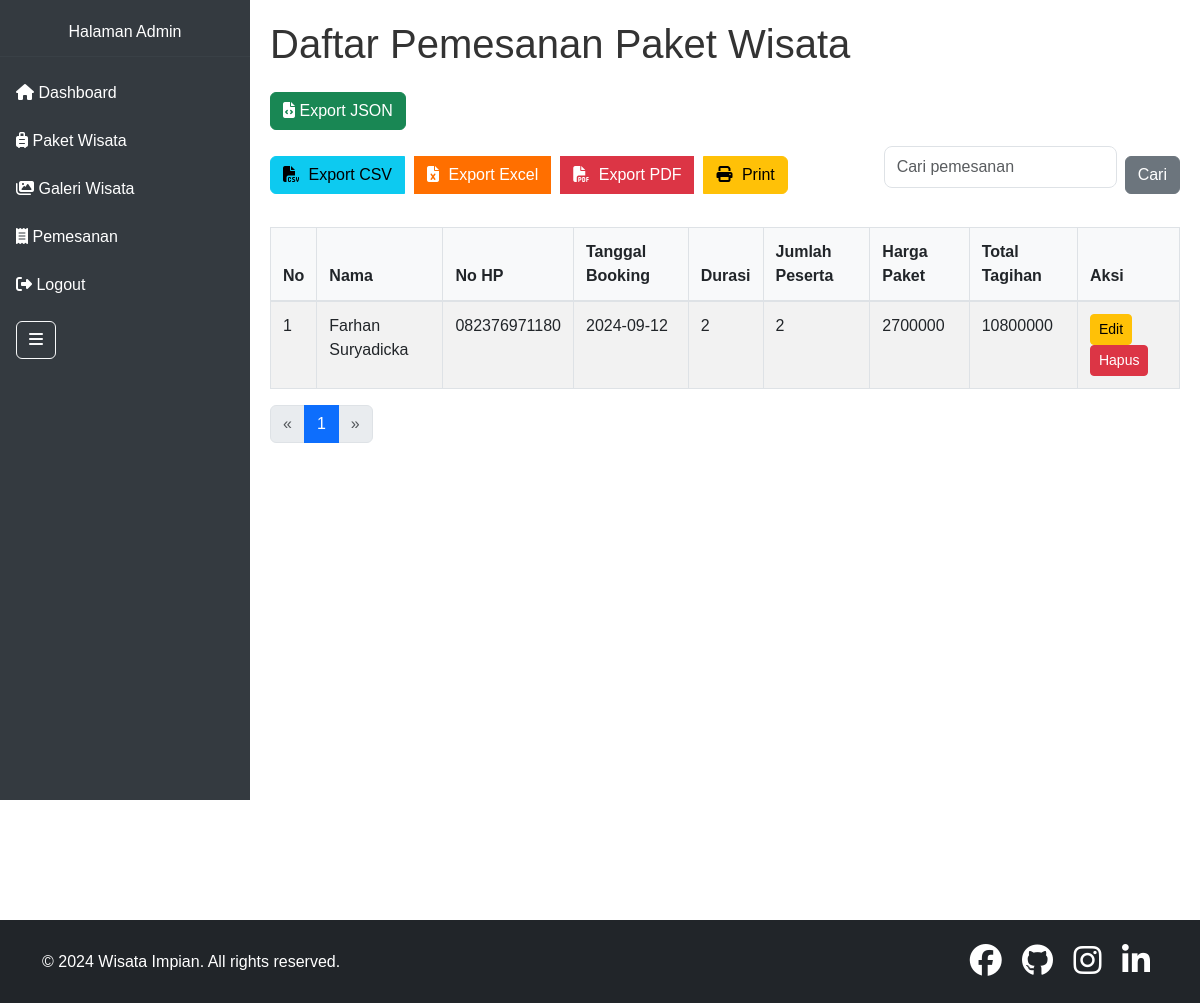
The app's page /pemesanan_index.php with its own data.
### tables this page shows
CREATE TABLE `pemesanan` (
  `id` int(11) NOT NULL,
  `nama` varchar(255) NOT NULL,
  `no_hp` varchar(20) NOT NULL,
  `tgl_booking` date NOT NULL,
  `durasi` int(11) NOT NULL,
  `jumlah` int(11) NOT NULL,
  `harga_paket` int(11) NOT NULL,
  `total_tagihan` int(11) NOT NULL
);

### pemesanan_index.php (the view, shortened to what this page needs)
<?php
include 'koneksi.php';
$limit = 5;
$page = isset($_GET['page']) ? (int)$_GET['page'] : 1;
$offset = ($page - 1) * $limit;
$i = $offset + 1;
?>
<div class="content-wrapper">
    <div class="d-flex justify-content-between align-items-center mb-3">
        <h1 class="text-center">Daftar Pemesanan Paket Wisata</h1>
    </div>
    <div class="d-flex justify-content-start mb-3">
        <a href="export_json.php" class="btn btn-success">
            <i class="fas fa-file-code"></i> Export JSON
        </a>
    </div>
    <div class="d-flex justify-content-between mb-4">
        <div class="btn-group" role="group" aria-label="Export options">
            <a href="export_csv.php" class="btn btn-info">
                <i class="fas fa-file-csv"></i> Export CSV
            </a>
            <a href="export_excel.php" class="btn btn-primary">
                <i class="fas fa-file-excel"></i> Export Excel
            </a>
            <a href="export_pdf.php" class="btn btn-danger">
                <i class="fas fa-file-pdf"></i> Export PDF
            </a>
            <a href="javascript:window.print()" class="btn btn-warning">
                <i class="fas fa-print"></i> Print
            </a>
        </div>
        <form class="d-flex" method="GET" action="">
            <input type="text" class="form-control me-2" name="search" placeholder="Cari pemesanan" value="<?php echo isset($_GET['search']) ? htmlspecialchars($_GET['search']) : ''; ?>">
            <button class="btn btn-secondary" type="submit">Cari</button>
        </form>
    </div>
    <table class="table table-striped">
        <thead>
            <tr>
                <th>No</th>
                <th>Nama</th>
                <th>No HP</th>
                <th>Tanggal Booking</th>
                <th>Durasi</th>
                <th>Jumlah Peserta</th>
                <th>Harga Paket</th>
                <th>Total Tagihan</th>
                <th>Aksi</th>
            </tr>
        </thead>
        <tbody>
            <?php
            $search = isset($_GET['search']) ? $_GET['search'] : '';
            $search = $conn->real_escape_string($search);
            $sql_count = "SELECT COUNT(*) AS total FROM pemesanan WHERE nama LIKE '%$search%' OR no_hp LIKE '%$search%'";
            $result_count = $conn->query($sql_count);
            $total_data = $result_count->fetch_assoc()['total'];
            $total_pages = ceil($total_data / $limit);
            $sql = "SELECT * FROM pemesanan WHERE nama LIKE '%$search%' OR no_hp LIKE '%$search%' LIMIT $limit OFFSET $offset";
            $result = $conn->query($sql);
            if ($result) {
                $pemesanans = $result->fetch_all(MYSQLI_ASSOC);
                foreach ($pemesanans as $pemesanan) : ?>
                    <tr>
                        <td><?php echo $i++; ?></td>
                        <td><?php echo htmlspecialchars($pemesanan['nama']); ?></td>
                        <td><?php echo htmlspecialchars($pemesanan['no_hp']); ?></td>
                        <td><?php echo htmlspecialchars($pemesanan['tgl_booking']); ?></td>
                        <td><?php echo htmlspecialchars($pemesanan['durasi']); ?></td>
                        <td><?php echo htmlspecialchars($pemesanan['jumlah']); ?></td>
                        <td><?php echo htmlspecialchars($pemesanan['harga_paket']); ?></td>
                        <td><?php echo htmlspecialchars($pemesanan['total_tagihan']); ?></td>
                        <td>
                            <a href="pemesanan_edit.php?id=<?php echo htmlspecialchars($pemesanan['id']); ?>" class="btn btn-warning btn-sm">Edit</a>
                            <a href="#" class="btn btn-danger btn-sm delete-btn" data-id="<?php echo htmlspecialchars($pemesanan['id']); ?>">Hapus</a>
                        </td>
                    </tr>
                <?php endforeach;
            } else {
                echo "<tr><td colspan='9'>Error: " . $conn->error . "</td></tr>";
            }
            ?>
        </tbody>
    </table>
    <nav aria-label="Page navigation">
        <ul class="pagination">
            <li class="page-item <?php if ($page <= 1) echo 'disabled'; ?>">
                <a class="page-link" href="?search=<?php echo htmlspecialchars($search); ?>&page=<?php echo max(1, $page - 1); ?>" aria-label="Previous">
                    <span aria-hidden="true">&laquo;</span>
                </a>
            </li>
            <?php for ($i = 1; $i <= $total_pages; $i++) : ?>
            <li class="page-item <?php if ($i == $page) echo 'active'; ?>">
                <a class="page-link" href="?search=<?php echo htmlspecialchars($search); ?>&page=<?php echo $i; ?>"><?php echo $i; ?></a>
            </li>
            <?php endfor; ?>
            <li class="page-item <?php if ($page >= $total_pages) echo 'disabled'; ?>">
                <a class="page-link" href="?search=<?php echo htmlspecialchars($search); ?>&page=<?php echo min($total_pages, $page + 1); ?>" aria-label="Next">
                    <span aria-hidden="true">&raquo;</span>
                </a>
            </li>
        </ul>
    </nav>
</div>
<?php
include 'template.php';
?>

### assets/css/style.css (style rules this page uses)
body { font-family: Arial, sans-serif; color: #333; margin: 0; padding: 0; background-color: #f8f9fa; background: url('https://example.com/path-to-your-indonesian-landscape-image.jpg') no-repeat center center fixed; background-size: cover; }
.text-center { text-align: center; size: 50px; }
a { color: inherit; text-decoration: none; }
.content-wrapper { display: flex; flex-direction: column; min-height: 100vh; }
.d-flex { display: flex; align-items: center; }
.d-flex .form-control { flex: 1; }
.form-control { border-radius: 8px; background-color: #ffffff80; color: #333; margin-bottom: 15px; padding: 0.5rem 0.75rem; }
.table { border-collapse: collapse; }
.table th, .table td { border: 1px solid #dee2e6; padding: 0.75rem; }
.table thead th { background-color: #f8f9fa; border-bottom: 2px solid #dee2e6; }
.btn-primary { background-color: #007bff; border-color: #007bff; }
.btn-primary { background-color: #ff6f00; border-color: #ff6f00; transition: background-color 0.3s, border-color 0.3s; border-radius: 8px; }
.btn-group .btn { margin-right: 10px; }
.btn-group .btn i { margin-right: 5px; }
form.d-flex { margin-left: auto; }

### records on screen
pemesanan: nama "Farhan Suryadicka", no_hp "082376971180", tgl_booking "2024-09-12", durasi "2", jumlah "2", harga_paket "2700000", total_tagihan "10800000"
